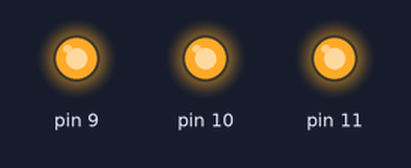
Bench run of a sketch on a simulated Arduino Uno, built with avr-gcc and run on an emulated ATmega328P. Parts: output pins drawn as LEDs (lit = HIGH).

Above: at 0.1 s.
Timing chart, 0 to 1.6 s (numbered marks = the images above):
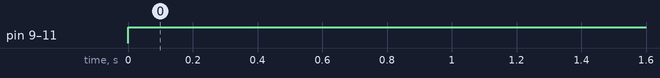

Measured:
- by itself, pin 9–11: LOW → HIGH at 0.00 s

The sketch:

Programa.ino
```cpp
// C++ code
//
void setup()
{
  pinMode(9, OUTPUT);
  pinMode(10, OUTPUT);
  pinMode(11, OUTPUT);
}

void loop()
{
  analogWrite(9, 255);
  analogWrite(10, 255);
  analogWrite(11, 255);
  delay(10); // Delay a little bit to improve simulation performance
}
```
